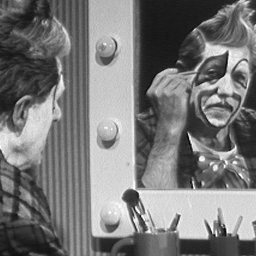
%> input picture Laboratório 2/clown.tif, 256 x 256 px
$ octave lab2_1.m   (GNU Octave 9; MATLAB toolbox functions it lacks are replaced by stand-ins)
%> lines starting %> are read from the running program, lines starting %| are printed output that depends on the picture
### Laboratório 2/my_hist.m
% Laboratório 2 - Introdução ao Processamento de Imagens
% Professor: Bruno Macchiavello
% Aluno: Marcos Paulo Cayres Rosa
% Matrícula: 14/0027131

function [output] = my_hist(im);
% H = my_hist(im) calcula o histograma de uma imagem monocromática ou
% colorida
% Se im é bi-dimensional retorna um vetor H de dimensão 1x256; se
% tri-dimensional, 3x256, no qual cada linha é o histograma de cada canal
% de cor
s = size(im);
% S tem as dimensões de im

if length(s) == 3
    b = zeros(3,256);
    for i=1:1:s(3)
        for x=1:1:s(1)
            for y=1:1:s(2)
                t = im(x,y,i) + 1;
                b(i,t) = b(i,t) + 1;
            end
        end
    end
else if length(s) == 2
        b = zeros(256,1,'double');
        double t;
        for x=1:1:s(1)
            for y=1:1:s(2)
                if(im(x,y) == 255)
                    t = 256;
                else
                    t = im(x,y)+1;
                end
                    b(t) = b(t) + 1;
            end
        end

    end
end

output = b;

### Laboratório 2/lab2_1.m
% Laborat髍io 2 - Introdu玢o ao Processamento de Imagens
% Professor: Bruno Macchiavello
% Aluno: Marcos Paulo Cayres Rosa
% Matr韈ula: 14/0027131

clc;
clear all;
close all;

A = imread('clown.tif');
%> A is the input picture: size 256x256 uint8; min 3, max 255, mean 120.3
h = my_hist(A);
%> after the loop in my_hist, `for x=1:1:s(1)`: b = 256 values, max 721 at index 28, min 0 at index 1, mean 256; t = 60
%> in my_hist, `output = b;`: output has the same summary as b
%> h has the same summary as b in my_hist
bar(h,0.001); title('Histograma de "clown.tif"');
%> after `title('Histograma de "clown.tif"')`:
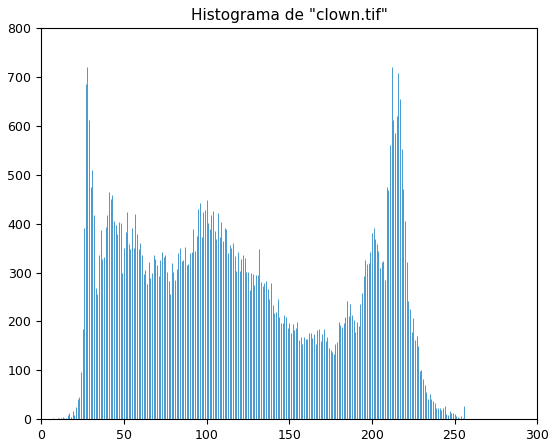
%> figure redrawn from the program's plot data; tallest bar 721 high, from x = 28 to 28

B = imread('mandrill.tif');
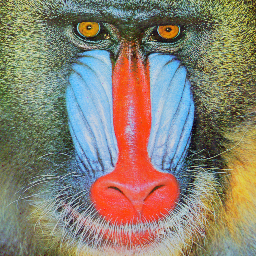
%> input picture Laboratório 2/mandrill.tif, 256 x 256 px
%> B is the input picture: size 256x256x3 uint8; mean R, G, B 137.6, 129.1, 113.3
s = size(B);
%> s = [256 256 3]
h2 = my_hist(B);
%> h2 = 256 columns, first 8: [0 0 0 0 0 0 0 2; 2 1 1 0 1 2 1 4; 0 0 7 10 12 19 24 20]

B = rgb2gray(B); h3 = my_hist(B);
%> after `B = rgb2gray(B)`:
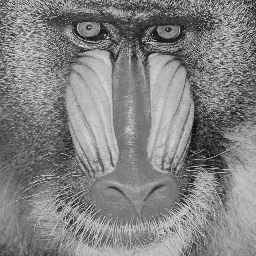
%> B: size 256x256 uint8; min 6, max 231, mean 129.8
%> after `h3 = my_hist(B)`: h3 = 256 values, max 683 at index 121, min 0 at index 1, mean 256
figure;
subplot(2,2,1); bar(h2(1,:),0.01); xlabel('Vermelho');
title('Histogramas de "mandrill.tif"');
subplot(2,2,2); bar(h2(2,:),0.01); xlabel('Verde');
subplot(2,2,3); bar(h2(3,:),0.01); xlabel('Azul');
subplot(2,2,4); bar(h3,0.01); xlabel('Imagem em escala de cinza');
%> after `xlabel('Imagem em escala de cinza')`:
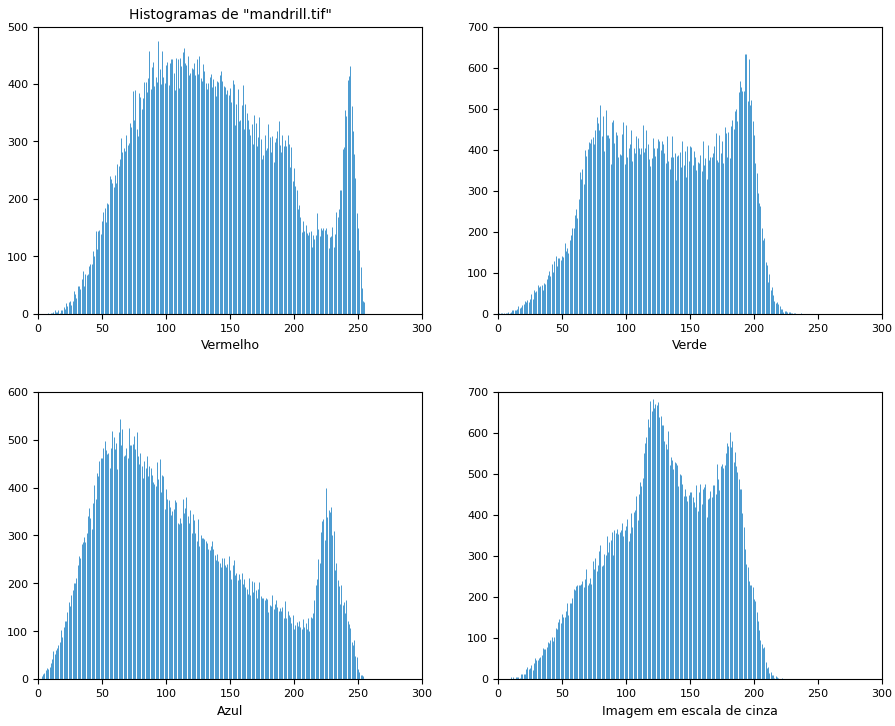
%> figure redrawn from the program's plot data, 4 panels; panel 1: tallest bar 475 high, from x = 94 to 94; panel 2: tallest bar 633 high, from x = 194 to 194; panel 3: tallest bar 543 high, from x = 63.99 to 64; panel 4: tallest bar 683 high, from x = 121 to 121
